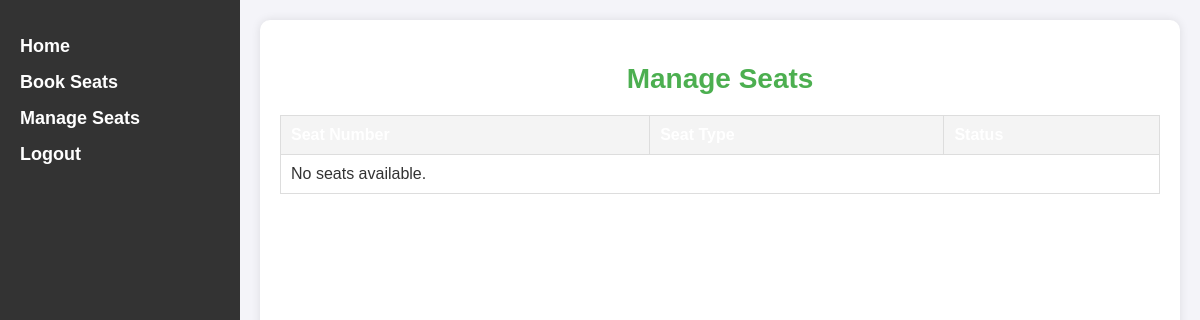
Before: /seat.php (signed in) with the older database file.
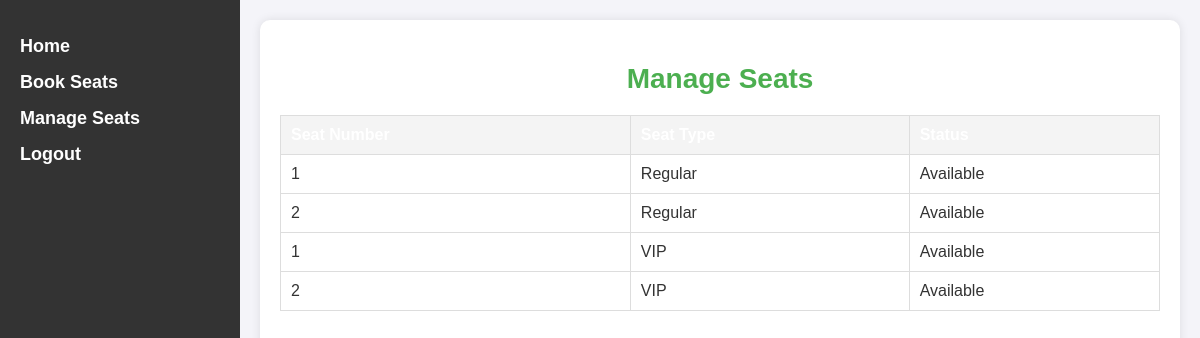
After: the same page with the newer database file.
### tables this page shows
CREATE TABLE `Seat` (
  `SeatID` varchar(40) NOT NULL,
  `TheaterID` varchar(40) NOT NULL,
  `SeatNumber` int(11) NOT NULL,
  `SeatType` varchar(20) NOT NULL,
  `IsBooked` tinyint(1) NOT NULL DEFAULT 0 COMMENT '0: Available, 1: Booked',
  PRIMARY KEY (`SeatID`),
  KEY `Theater_Seat` (`TheaterID`),
  CONSTRAINT `Theater_Seat` FOREIGN KEY (`TheaterID`) REFERENCES `Theater` (`TheaterID`)
);

### htdocs/seat.php (the view, shortened to what this page needs)
<?php
include 'db.php';
$sql = "SELECT SeatID, SeatNumber, SeatType, IsBooked FROM Seat";
$seats = $conn->query($sql);
?>
<!DOCTYPE html>
<html>
<head>
    <link rel="stylesheet" href="styles.css">
</head>
<body>
    <div class="sidebar">
        <ul>
            <li><a href="home.php">Home</a></li>
            <li><a href="booking.php">Book Seats</a></li>
            <li><a href="seat.php">Manage Seats</a></li>
            <li><a href="logout.php">Logout</a></li>
        </ul>
    </div>
    <div class="content">
        <h2>Manage Seats</h2>
        <table>
            <thead>
                <tr>
                    <th>Seat Number</th>
                    <th>Seat Type</th>
                    <th>Status</th>
                </tr>
            </thead>
            <tbody>
                <?php
                if ($seats->num_rows > 0) {
                    while ($seat = $seats->fetch_assoc()) {
                        echo "<tr>";
                        echo "<td>" . htmlspecialchars($seat['SeatNumber']) . "</td>";
                        echo "<td>" . htmlspecialchars($seat['SeatType']) . "</td>";
                        echo "<td>" . ($seat['IsBooked'] ? "Booked" : "Available") . "</td>";
                        echo "</tr>";
                    }
                } else {
                    echo "<tr><td colspan='3'>No seats available.</td></tr>";
                }
                ?>
            </tbody>
        </table>
    </div>
</body>
</html>

### htdocs/styles.css (style rules this page uses)
body { font-family: Arial, sans-serif; margin: 0; padding: 0; background-color: #f4f4f9; color: #333; display: flex; }
h1, h2 { color: #4CAF50; font-size: 28px; text-align: center; margin-bottom: 15px; }
a { color: #007bff; text-decoration: none; }
table { width: 100%; border-collapse: collapse; margin-top: 20px; }
table th, table td { padding: 10px; text-align: left; border-bottom: 1px solid #ddd; border: 1px solid #ddd; }
table th { background-color: #f4f4f4; color: #fff; }
.sidebar { width: 200px; background-color: #333; color: #fff; height: 100vh; padding: 20px; }
.sidebar ul { list-style: none; padding: 0; }
.sidebar ul li { margin-bottom: 15px; }
.sidebar ul li a { color: white; text-decoration: none; font-weight: bold; font-size: 18px; transition: background-color 0.3s, color 0.3s, box-shadow 0.3s; }
.content { flex: 1; padding: 20px; background-color: #ffffff; box-shadow: 0 0 10px rgba(0, 0, 0, 0.1); border-radius: 10px; margin: 20px; }

Changed rows visible on the page:
added seat: SeatNumber "1", SeatType "Regular", IsBooked "Available"
added seat: SeatNumber "2", SeatType "Regular", IsBooked "Available"
added seat: SeatNumber "1", SeatType "VIP", IsBooked "Available"
added seat: SeatNumber "2", SeatType "VIP", IsBooked "Available"
Other visible differences:
text no longer shown: "No seats available."
